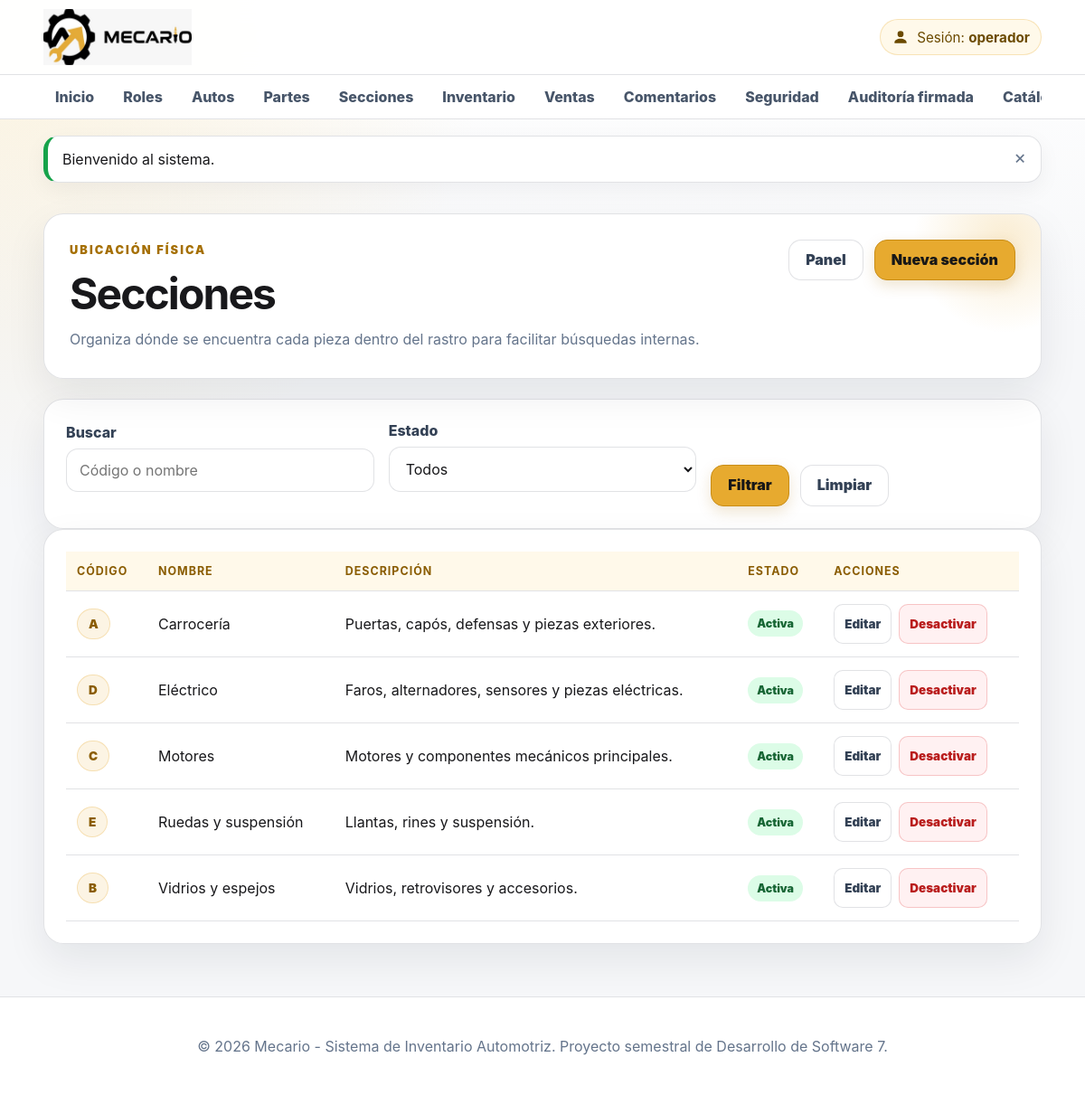
Screenshot of /public/secciones (signed in) with the database file from the repository.
### tables this page shows
CREATE TABLE IF NOT EXISTS secciones (
    id_seccion INT UNSIGNED AUTO_INCREMENT PRIMARY KEY,
    codigo VARCHAR(30) NOT NULL UNIQUE,
    nombre_seccion VARCHAR(100) NOT NULL UNIQUE,
    descripcion VARCHAR(255) NULL,
    activo TINYINT(1) NOT NULL DEFAULT 1,
    fecha_creacion DATETIME NOT NULL DEFAULT CURRENT_TIMESTAMP,
    fecha_actualizacion DATETIME NULL DEFAULT NULL ON UPDATE CURRENT_TIMESTAMP,
    CONSTRAINT chk_seccion_activo CHECK (activo IN (0,1))
);

### app/Controllers/SeccionController.php (called while the page is built, shortened)
<?php
final class SeccionController
{
    private Seccion $secciones;
    public function __construct(){ $this->secciones = new Seccion(); }
    public function index(): void { $this->exigirPermiso('secciones.ver'); $busqueda=Sanitizer::texto($_GET['buscar'] ?? ''); $estado=$_GET['estado'] ?? ''; View::renderizar('secciones/index',['titulo'=>'Secciones','secciones'=>$this->secciones->listar($busqueda,$estado),'busqueda'=>$busqueda,'estado'=>$estado]); }
}

### public/index.php (called while the page is built, shortened)
<?php
$router = new Router();
$router->despachar();

### app/Helpers/Url.php (called while the page is built, shortened)
<?php
final class Url
{
    public static function base(): string
    {
        $script = str_replace(
            '\\',
            '/',
            $_SERVER['SCRIPT_NAME'] ?? '/public/index.php'
        );
        $base = rtrim(dirname($script), '/');
        return $base === '.' ? '' : $base;
    }
    public static function ruta(string $ruta = '/'): string
    {
        $ruta = '/' . ltrim($ruta, '/');
        return self::base() . ($ruta === '//' ? '/' : $ruta);
    }
}

### app/Helpers/Sanitizer.php (called while the page is built, shortened)
<?php
final class Sanitizer
{
    public static function html(mixed $valor): string
    {
        return htmlspecialchars(
            (string) $valor,
            ENT_QUOTES | ENT_SUBSTITUTE,
            'UTF-8'
        );
    }
}

### app/Core/Database.php (called while the page is built, shortened)
<?php
final class Database
{
    private PDO $conexion;
    private function __construct()
    {
        $config = require dirname(__DIR__, 2) . '/config/config.php';
        $db = $config['database'];
        $dsn = sprintf(
            'mysql:host=%s;port=%s;dbname=%s;charset=%s',
            $db['host'],
            $db['port'],
            $db['name'],
            $db['charset']
        );
        try {
            $this->conexion = new PDO(
                $dsn,
                $db['user'],
                $db['password'],
                [
                    PDO::ATTR_ERRMODE => PDO::ERRMODE_EXCEPTION,
                    PDO::ATTR_DEFAULT_FETCH_MODE => PDO::FETCH_ASSOC,
                    PDO::ATTR_EMULATE_PREPARES => false,
                ]
            );
        } catch (PDOException $exception) {
            throw new RuntimeException(
                'No se pudo conectar con la base de datos.',
                0,
                $exception
            );
        }
    }
    public function consultar(string $sql, array $parametros = []): PDOStatement
    {
        $sentencia = $this->conexion->prepare($sql);
        $sentencia->execute($parametros);
        return $sentencia;
    }
    public function consultarTodos(string $sql, array $parametros = []): array
    {
        return $this->consultar($sql, $parametros)->fetchAll();
    }
}

### app/Models/Seccion.php (called while the page is built, shortened)
<?php
final class Seccion
{
    private Database $db;
    public function __construct(){ $this->db=Database::getInstancia(); }
    public function listar(string $busqueda='', string $estado=''): array { $sql='SELECT id_seccion,codigo,nombre_seccion,descripcion,activo,fecha_creacion FROM secciones WHERE 1=1'; $p=[]; if($busqueda!==''){$sql.=' AND (codigo LIKE :b OR nombre_seccion LIKE :b)';$p['b']='%'.$busqueda.'%';} if($estado!==''){$sql.=' AND activo=:activo';$p['activo']=(int)$estado;} $sql.=' ORDER BY nombre_seccion'; return $this->db->consultarTodos($sql,$p); }
}

### app/Views/secciones/index.php (the view, shortened to what this page needs)
<main class="container"><section class="module-hero"><div><span class="eyebrow">Ubicación física</span><h1>Secciones</h1><p>Organiza dónde se encuentra cada pieza dentro del rastro para facilitar búsquedas internas.</p></div><div class="action-row"><a class="btn btn-secundario" href="<?= Sanitizer::html(Url::ruta('/dashboard')) ?>">Panel</a><a class="btn" href="<?= Sanitizer::html(Url::ruta('/secciones/crear')) ?>">Nueva sección</a></div></section><section class="card"><form class="filter-form" method="GET"><div class="form-group"><label>Buscar</label><input name="buscar" value="<?= Sanitizer::html($busqueda ?? '') ?>" placeholder="Código o nombre"></div><div class="form-group"><label>Estado</label><select name="estado"><option value="">Todos</option><option value="1" <?= ($estado ?? '')==='1'?'selected':'' ?>>Activas</option><option value="0" <?= ($estado ?? '')==='0'?'selected':'' ?>>Inactivas</option></select></div><div class="form-actions compact"><button class="btn">Filtrar</button><a class="btn btn-secundario" href="<?= Sanitizer::html(Url::ruta('/secciones')) ?>">Limpiar</a></div></form></section><section class="card table-wrapper"><table><thead><tr><th>Código</th><th>Nombre</th><th>Descripción</th><th>Estado</th><th>Acciones</th></tr></thead><tbody><?php if(empty($secciones)): ?><tr><td colspan="5" class="empty-state">No hay secciones registradas.</td></tr><?php endif; ?><?php foreach($secciones as $seccion): ?><tr><td><span class="chip"><?= Sanitizer::html($seccion['codigo']) ?></span></td><td><?= Sanitizer::html($seccion['nombre_seccion']) ?></td><td><?= Sanitizer::html($seccion['descripcion'] ?? '') ?></td><td><?= (int)$seccion['activo']===1?'<span class="badge badge-success">Activa</span>':'<span class="badge badge-danger">Inactiva</span>' ?></td><td class="acciones-tabla"><a class="btn btn-mini btn-secundario" href="<?= Sanitizer::html(Url::ruta('/secciones/editar/'.$seccion['id_seccion'])) ?>">Editar</a><form method="POST" action="<?= Sanitizer::html(Url::ruta('/secciones/estado/'.$seccion['id_seccion'])) ?>" data-confirm="¿Cambiar estado de la sección?"><?= Csrf::campo() ?><input type="hidden" name="activo" value="<?= (int)$seccion['activo']===1?0:1 ?>"><button class="btn btn-mini <?= (int)$seccion['activo']===1?'btn-danger':'' ?>" type="submit"><?= (int)$seccion['activo']===1?'Desactivar':'Activar' ?></button></form></td></tr><?php endforeach; ?></tbody></table></section></main>

### app/Core/Router.php (shortened to what this page needs)
<?php
final class Router
{
    private array $rutas = [];
    private function agregar(
        string $metodo,
        string $ruta,
        callable|array $accion
    ): void {
        $this->rutas[$metodo][] = [
            'ruta' => $this->normalizar($ruta),
            'accion' => $accion,
        ];
    }
    public function despachar(): void
    {
        $metodo = strtoupper($_SERVER['REQUEST_METHOD'] ?? 'GET');
        $rutaActual = $this->obtenerRutaActual();
        foreach ($this->rutas[$metodo] ?? [] as $rutaRegistrada) {
            $parametros = $this->coincide(
                $rutaRegistrada['ruta'],
                $rutaActual
            );
            if ($parametros !== false) {
                $this->ejecutarAccion(
                    $rutaRegistrada['accion'],
                    $parametros
                );
                return;
            }
        }
    }
    private function obtenerRutaActual(): string
    {
        $uri = parse_url(
            $_SERVER['REQUEST_URI'] ?? '/',
            PHP_URL_PATH
        ) ?: '/';
        $base = dirname($_SERVER['SCRIPT_NAME'] ?? '');
        if (
            $base !== ''
            && $base !== '/'
            && str_starts_with($uri, $base)
        ) {
            $uri = substr($uri, strlen($base));
        }
        return $this->normalizar($uri);
    }
    private function normalizar(string $ruta): string
    {
        $ruta = '/' . trim($ruta, '/');
        return $ruta === '//' ? '/' : $ruta;
    }
    private function coincide(
        string $rutaRegistrada,
        string $rutaActual
    ): array|false {
        $patron = preg_replace(
            '#\{[a-zA-Z_][a-zA-Z0-9_]*\}#',
            '([^/]+)',
            $rutaRegistrada
        );
        if (!preg_match('#^' . $patron . '$#', $rutaActual, $coincidencias)) {
            return false;
        }
        array_shift($coincidencias);
        return $coincidencias;
    }
    private function ejecutarAccion(
        callable|array $accion,
        array $parametros
    ): void {
        if (
            is_array($accion)
            && isset($accion[0], $accion[1])
            && is_string($accion[0])
        ) {
            $controlador = new $accion[0]();
            $metodo = $accion[1];
            $controlador->{$metodo}(...$parametros);
            return;
        }
    }
}

### public/assets/css/style.css (style rules this page uses)
:root { --bg: #f6f7f9; --bg-2: #ffffff; --panel: #ffffff; --panel-2: #f8fafc; --text: #18181b; --muted: #64748b; --line: rgba(15, 23, 42, .12); --yellow: #e7aa2f; --yellow-2: #f5c451; --yellow-soft: rgba(231, 170, 47, .13); --white: #18181b; --success: #16a34a; --danger: #dc2626; --warning: #d97706; --shadow: 0 18px 45px rgba(15, 23, 42, .08); --radius: 22px; }
* { box-sizing: border-box; }
html { scroll-behavior: smooth; }
body { margin: 0; min-height: 100vh; font-family: Inter, Segoe UI, Arial, Helvetica, sans-serif; color: var(--text); background: radial-gradient(circle at top left, rgba(245,196,81,.18), transparent 32%), linear-gradient(180deg, #ffffff 0, var(--bg) 360px); }
a { color: inherit; text-decoration: none; }
button, input, select, textarea { font: inherit; }
.container { width: min(1180px, 92%); margin: 34px auto 58px; }
.hero, .module-hero, .card, .stat-card, .inner-panel { background: rgba(255,255,255,.96); border: 1px solid var(--line); border-radius: var(--radius); box-shadow: var(--shadow); }
.hero::after, .module-hero::after { content: ""; position: absolute; width: 220px; height: 220px; right: -70px; top: -80px; background: radial-gradient(circle, rgba(231,170,47,.22), transparent 65%); pointer-events: none; z-index: 0; }
.hero > *, .module-hero > * { position: relative; z-index: 1; }
.module-hero { position: relative; overflow: hidden; padding: 28px; display: flex; justify-content: space-between; align-items: flex-start; gap: 22px; margin-bottom: 22px; }
.hero h1, .module-hero h1 { margin: 8px 0 12px; max-width: 820px; font-size: clamp(2rem, 5vw, 4.1rem); line-height: 1.05; letter-spacing: -.04em; }
.module-hero h1 { font-size: clamp(1.9rem, 4vw, 3rem); }
.hero p, .module-hero p { margin: 0; max-width: 760px; color: var(--muted); line-height: 1.7; }
.eyebrow { display: inline-flex; margin-bottom: 8px; color: #a56f00; font-size: .8rem; font-weight: 950; letter-spacing: .16em; text-transform: uppercase; }
.hero-acciones, .action-row, .form-actions { display: flex; flex-wrap: wrap; gap: 12px; align-items: center; margin-top: 24px; }
.module-hero .action-row { margin-top: 0; justify-content: flex-end; }
.btn { display: inline-flex; align-items: center; justify-content: center; gap: 8px; min-height: 44px; padding: 12px 18px; border: 1px solid #c98d16; border-radius: 14px; background-color: #e7aa2f; background-image: none; color: #171717; font-weight: 900; line-height: 1.2; cursor: pointer; box-shadow: 0 6px 16px rgba(165,111,0,.18); position: static; z-index: auto; opacity: 1; visibility: visible; text-decoration: none; filter: none; transform: none; transition: none; }
.btn-secundario, .btn-soft { background: #ffffff; color: #334155; border: 1px solid var(--line); box-shadow: none; }
.btn-danger { background: #fff1f2; color: #b91c1c; border: 1px solid rgba(220,38,38,.22); box-shadow: none; }
.btn-mini { padding: 8px 11px; border-radius: 10px; font-size: .84rem; }
.card, .stat-card, .inner-panel { padding: 24px; }
.form-grid, .filter-form { display: grid; grid-template-columns: repeat(auto-fit, minmax(240px, 1fr)); gap: 16px; align-items: end; }
.filter-form .compact { margin-top: 0; align-self: end; }
.form-group { margin-bottom: 16px; }
label { display: block; margin-bottom: 8px; color: #334155; font-weight: 850; }
input, select, textarea { width: 100%; padding: 13px 14px; border: 1px solid var(--line); border-radius: 13px; outline: none; background: #ffffff; color: var(--text); }
.table-wrapper { overflow-x: auto; }
table { width: 100%; border-collapse: collapse; min-width: 760px; }
th { text-align: left; color: #8a5c00; font-size: .78rem; text-transform: uppercase; letter-spacing: .08em; background: #fff9ea; }
th, td { padding: 14px 12px; border-bottom: 1px solid var(--line); vertical-align: middle; }
.acciones-tabla { display: flex; flex-wrap: wrap; gap: 8px; align-items: center; }
.acciones-tabla form { margin: 0; }
.badge, .chip { display: inline-flex; align-items: center; border-radius: 999px; font-weight: 900; }
.badge { padding: 7px 10px; background: #f1f5f9; font-size: .78rem; }
.badge-success, .badge.ok { color: #166534; background: #dcfce7; }
.chip { padding: 8px 12px; background: var(--yellow-soft); color: #8a5c00; border: 1px solid rgba(231,170,47,.28); font-size: .85rem; }

### rows the page displays
secciones: codigo "A", nombre_seccion "Carrocería", descripcion "Puertas, capós, defensas y piezas exteriores.", activo "Activa"
secciones: codigo "D", nombre_seccion "Eléctrico", descripcion "Faros, alternadores, sensores y piezas eléctricas.", activo "Activa"
secciones: codigo "C", nombre_seccion "Motores", descripcion "Motores y componentes mecánicos principales.", activo "Activa"
secciones: codigo "E", nombre_seccion "Ruedas y suspensión", descripcion "Llantas, rines y suspensión.", activo "Activa"
secciones: codigo "B", nombre_seccion "Vidrios y espejos", descripcion "Vidrios, retrovisores y accesorios.", activo "Activa"

### other values shown
Sanitizer::html($mensaje['texto'] ?? '') "Bienvenido al sistema."
